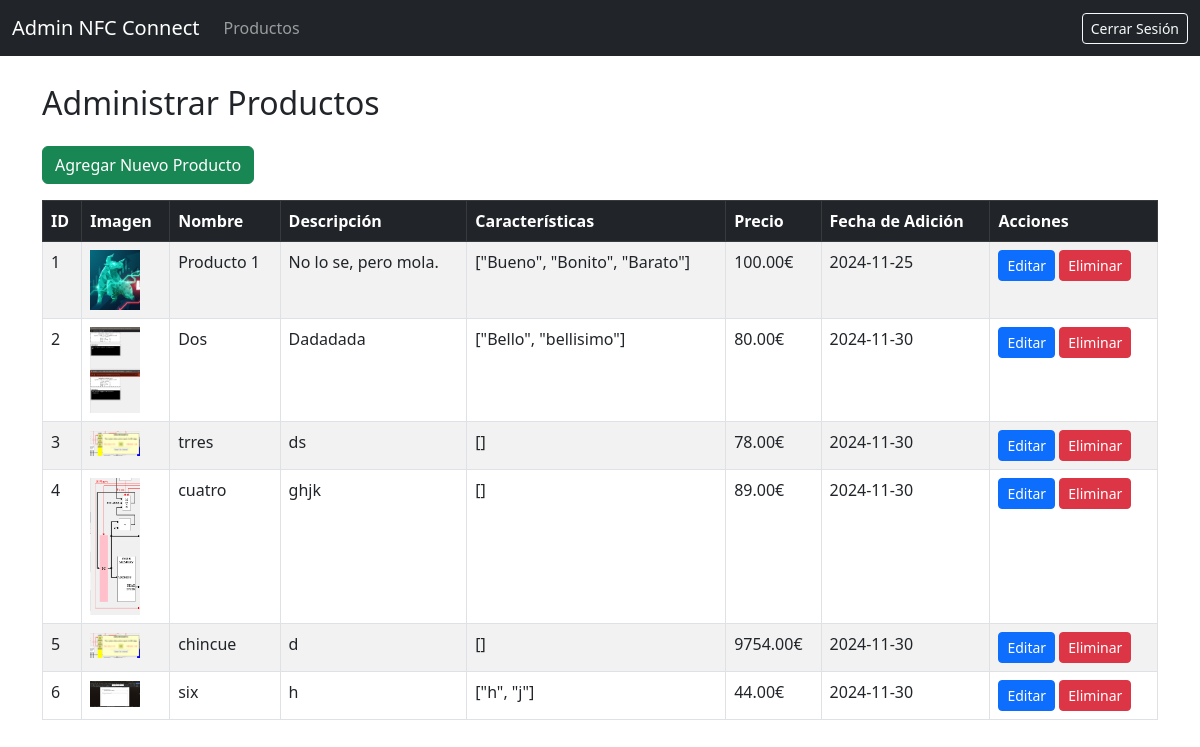
Page /admin (signed in) on the earlier database version.
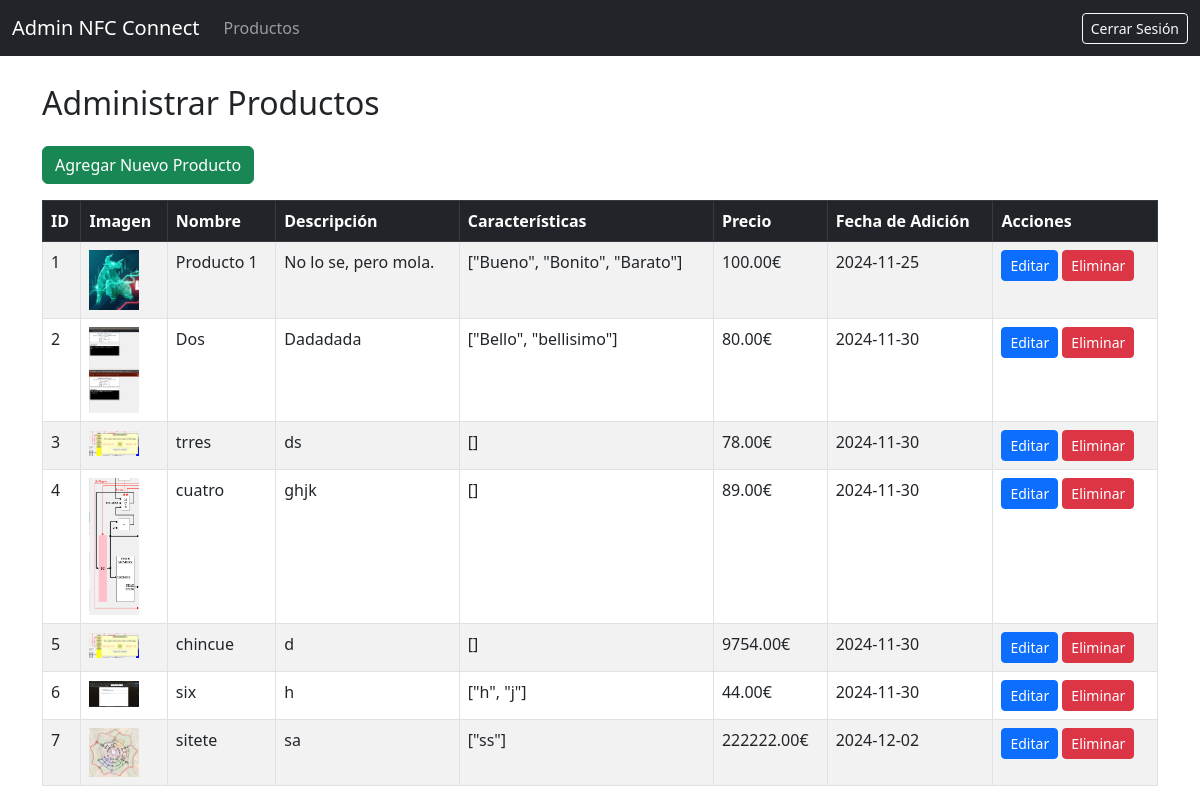
Same page on the later database version.
### app/models.py (models this page shows, shortened)
class Product(db.Model):
    __tablename__ = 'product'
    id = db.Column(db.Integer, primary_key=True)
    name = db.Column(db.String(150), nullable=False)
    description = db.Column(db.Text, nullable=False)
    price = db.Column(db.Float, nullable=False)
    image_file = db.Column(db.String(20), nullable=True, default='default_product.jpg')
    date_added = db.Column(db.DateTime, default=datetime.utcnow)
    features = db.Column(db.Text, nullable=True)
    cart_items = db.relationship('CartItem', backref='product', lazy=True)
    images = db.relationship('ProductImage', backref='product', lazy=True)

### app/routes.py (the view)
@app.route('/admin', methods=['GET'])
@login_required
@admin_required
def list_products():
    products = Product.query.all()
    delete_form = DeleteForm()
    return render_template('admin/list_products.html', products=products, delete_form=delete_form)

### app/__init__.py (called while the page is built)
@login_manager.user_loader
def load_user(user_id):
    return models.User.query.get(int(user_id))

### app/routes.py (called while the page is built)
@app.before_request
def parse_url():
    path = request.path
    g.lang_code = 'en'
    if path.startswith('/es'):
        g.lang_code = 'es'
    elif path.startswith('/en'):
        if len(path) == 3:
            return redirect('/', code=301)
        path = path[3:]
        return redirect(path, code=301)
    return None

@app.context_processor
def inject_logout_form():
    logout_form = LogoutForm()
    return dict(logout_form=logout_form)

@app.context_processor
def inject_add_to_cart_form():
    form = AddToCartForm()
    return dict(add_to_cart_form=form)

### app/utils.py (called while the page is built)
def admin_required(f):
    @wraps(f)
    def decorated_function(*args, **kwargs):
        if not current_user.is_authenticated or not current_user.is_admin:
            flash('Acceso denegado. Se requieren privilegios de administrador.', 'danger')
            return redirect(url_for('login'))
        return f(*args, **kwargs)
    return decorated_function

### app/templates/admin/list_products.html (shortened to what this page needs)
{% extends "admin/admin_base.html" %}
{% block content %}
<div class="mt-4">
    <h2 class="mb-4">Administrar Productos</h2>
    <a href="{{ url_for('add_product') }}" class="btn btn-success mb-3">Agregar Nuevo Producto</a>
    <table class="table table-bordered table-striped">
        <thead class="table-dark">
            <tr>
                <th>ID</th>
                <th>Imagen</th>
                <th>Nombre</th>
                <th>Descripción</th>
                <th>Características</th>
                <th>Precio</th>
                <th>Fecha de Adición</th>
                <th>Acciones</th>
            </tr>
        </thead>
        <tbody>
            {% for product in products %}
            <tr>
                <td>{{ product.id }}</td>
                <td>
                    <img src="{{ url_for('static', filename='img/' ~ product.image_file) }}" alt="{{ product.name }}" width="50">
                </td>
                <td>{{ product.name }}</td>
                <td>{{ product.description }}</td>
                <td>{{ product.features }}</td>
                <td>{{ "%.2f"|format(product.price) }}€</td>
                <td>{{ product.date_added.strftime('%Y-%m-%d') }}</td>
                <td>
                    <a href="{{ url_for('edit_product', product_id=product.id) }}" class="btn btn-primary btn-sm">Editar</a>
                    <form action="{{ url_for('delete_product', product_id=product.id) }}" method="POST" style="display:inline;">
                        <button type="submit" class="btn btn-danger btn-sm" onclick="return confirm('¿Estás seguro de eliminar este producto?');">Eliminar</button>
                    </form>
                </td>
            </tr>
            {% else %}
            <tr>
                <td colspan="7" class="text-center">No hay productos para mostrar.</td>
            </tr>
            {% endfor %}
        </tbody>
    </table>
</div>
{% endblock %}

### app/templates/admin/admin_base.html (shortened to what this page needs)
<!DOCTYPE html>
<html lang="es">
<head>
    <link href="https://cdn.jsdelivr.net/npm/bootstrap@5.3.0/dist/css/bootstrap.min.css" rel="stylesheet">
</head>
<body>
    <nav class="navbar navbar-expand-lg navbar-dark bg-dark fixed-top">
        <div class="container-fluid">
            <a class="navbar-brand" href="{{ url_for('list_products') }}">Admin NFC Connect</a>
            <div class="collapse navbar-collapse" id="adminNavbar">
                <ul class="navbar-nav me-auto mb-2 mb-lg-0">
                    <li class="nav-item">
                        <a class="nav-link" href="{{ url_for('list_products') }}">Productos</a>
                    </li>
                </ul>
                <ul class="navbar-nav">
                    <li class="nav-item">
                        <form action="{{ url_for('logout') }}" method="POST" class="d-flex">
                            <button type="submit" class="btn btn-outline-light btn-sm">Cerrar Sesión</button>
                        </form>
                    </li>
                </ul>
            </div>
        </div>
    </nav>
    <div class="container">
        {% block content %}{% endblock %}
    </div>
</body>
</html>

### app/templates/admin/admin_base.html (style rules this page uses)
body { padding-top: 60px; }

Differences in the rows shown:
added Product: id "7", image_file (picture), name "sitete", description "sa", features "[\"ss\"]", price "222222.00", date_added "2024-12-02"
